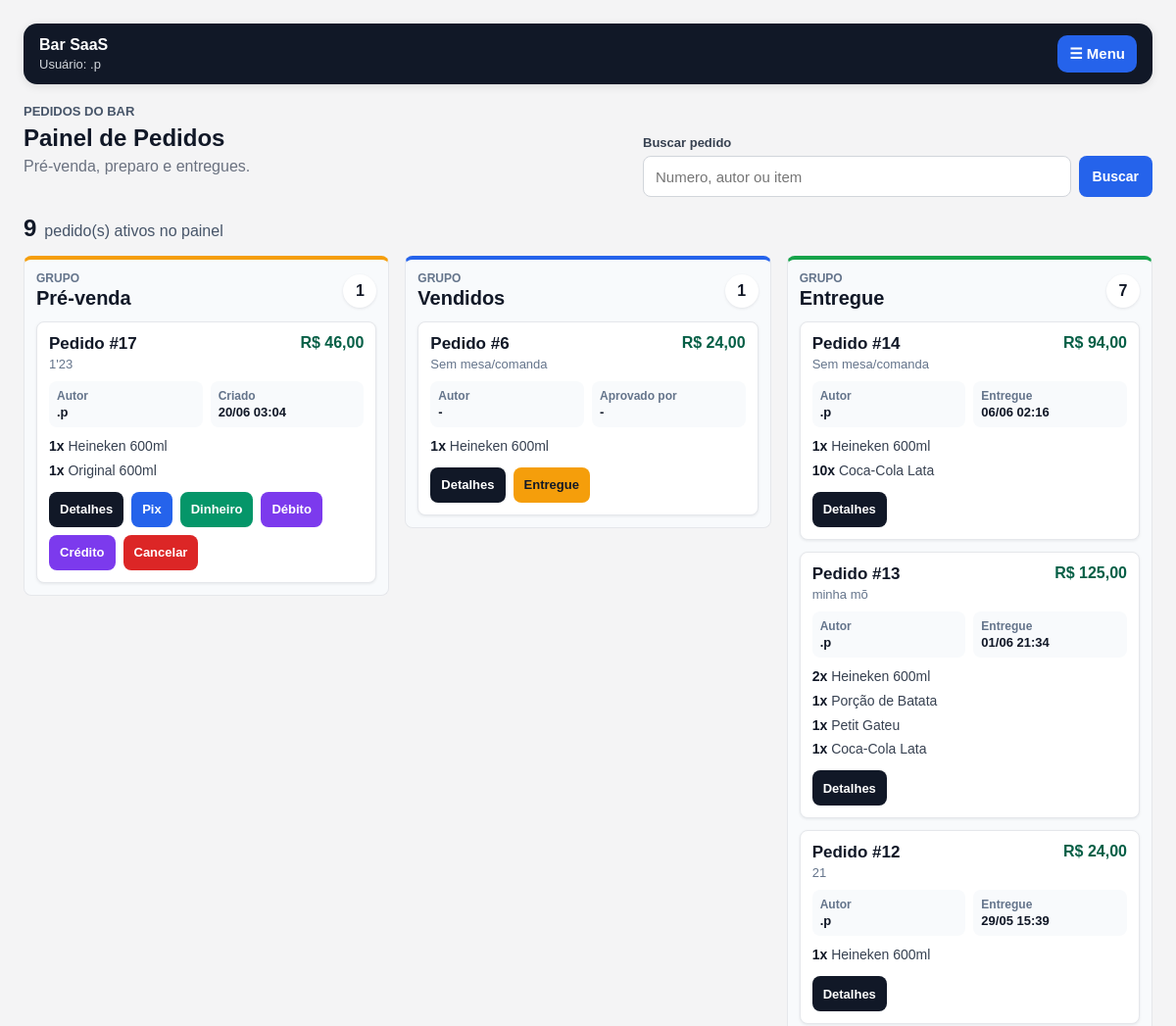
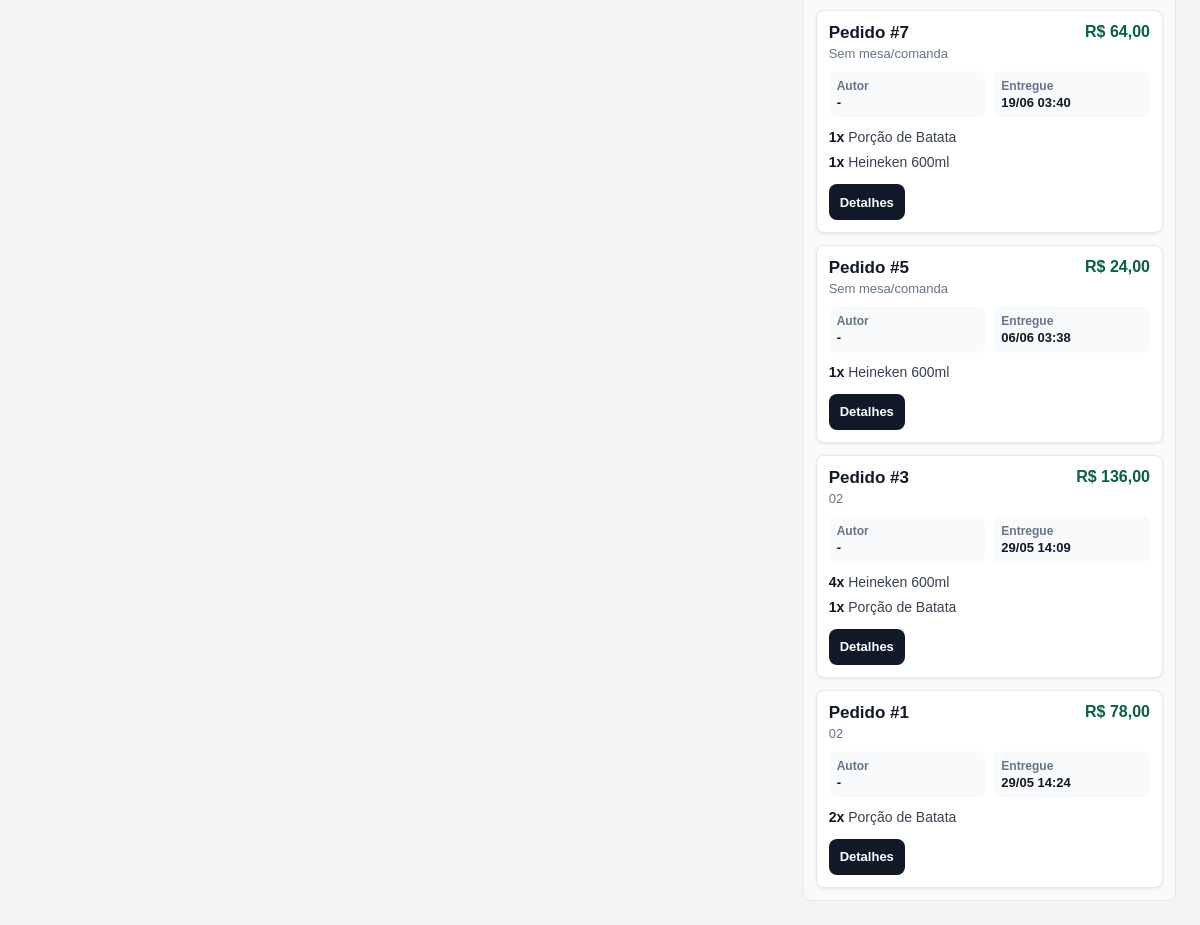
Page /pedidos/ (signed in) on the committed database (2 pictures, top to bottom).
### orders/models.py (models this page shows, shortened)
class Order(models.Model):
    STATUS_CHOICES = [
        ("pre_sale", "Pré-venda"),
        ("sold", "Vendido"),
        ("delivered", "Entregue"),
        ("cancelled", "Cancelado"),
        ("discarded", "Descartado"),
    ]
    company = models.ForeignKey(Company, on_delete=models.CASCADE)
    table_or_tab = models.CharField(
        max_length=50,
        blank=True,
        null=True,
        help_text="Mesa, comanda ou identificação do cliente.",
    )
    status = models.CharField(
        max_length=30,
        choices=STATUS_CHOICES,
        default="pre_sale",
    )
    total_amount = models.DecimalField(max_digits=10, decimal_places=2, default=0)
    created_by = models.ForeignKey(
        settings.AUTH_USER_MODEL,
        on_delete=models.SET_NULL,
        blank=True,
        null=True,
        related_name="created_orders",
    )
    approved_by = models.ForeignKey(
        settings.AUTH_USER_MODEL,
        on_delete=models.SET_NULL,
        blank=True,
        null=True,
        related_name="approved_orders",
    )
    approved_at = models.DateTimeField(blank=True, null=True)
    delivered_at = models.DateTimeField(blank=True, null=True)
    sale = models.OneToOneField(
        Sale,
        on_delete=models.SET_NULL,
        blank=True,
        null=True,
        related_name="order",
    )
    notes = models.TextField(blank=True, null=True)
    created_at = models.DateTimeField(auto_now_add=True)
    class Meta:
        verbose_name = "Pedido"
        verbose_name_plural = "Pedidos"
        ordering = ["-created_at"]

class OrderItem(models.Model):
    order = models.ForeignKey(Order, on_delete=models.CASCADE, related_name="items")
    company = models.ForeignKey(Company, on_delete=models.CASCADE)
    product = models.ForeignKey(Product, on_delete=models.PROTECT)
    quantity = models.DecimalField(max_digits=10, decimal_places=2, default=1)
    unit_price = models.DecimalField(max_digits=10, decimal_places=2, default=0)
    total_price = models.DecimalField(max_digits=10, decimal_places=2, default=0)
    notes = models.CharField(max_length=120, blank=True, null=True)
    created_at = models.DateTimeField(auto_now_add=True)
    class Meta:
        verbose_name = "Item do pedido"
        verbose_name_plural = "Itens do pedido"

### products/models.py (models this page shows, shortened)
class Product(models.Model):
    PRODUCT_TYPES = [
        ("sale", "Produto de venda"),
        ("internal_use", "Uso interno"),
        ("both", "Venda e uso interno"),
    ]
    company = models.ForeignKey(Company, on_delete=models.CASCADE)
    name = models.CharField(max_length=120)
    category = models.CharField(max_length=80, blank=True, null=True)
    product_type = models.CharField(max_length=30, choices=PRODUCT_TYPES, default="sale")
    unit = models.ForeignKey(Unit, on_delete=models.PROTECT)
    sale_price = models.DecimalField(
        max_digits=10,
        decimal_places=2,
        default=0,
        help_text="Preço cobrado por unidade vendida. Exemplo: R$ 28 por porção.",
    )
    active = models.BooleanField(default=True)
    minimum_quantity = models.DecimalField(
        max_digits=10,
        decimal_places=2,
        default=0,
        help_text="Quantidade mínima para alerta de estoque baixo.",
    )
    created_at = models.DateTimeField(auto_now_add=True)
    class Meta:
        verbose_name = "Produto"
        verbose_name_plural = "Produtos"
        ordering = ["name"]

### orders/views.py (the view, shortened to what this page needs)
# urls.py: path("pedidos/", views.orders_panel, name="orders_panel"),
@login_required
def orders_panel(request):
    if not can_view_orders_panel(request.user):
        messages.warning(request, "Você não tem permissão para ver o painel de pedidos.")
        return redirect("orders:pdv")
    company = get_user_company(request.user)
    search_query = request.GET.get("q", "").strip()
    orders = (
        Order.objects
        .filter(company=company, status__in=["pre_sale", "sold", "delivered"])
        .select_related("company", "created_by", "approved_by", "sale")
        .prefetch_related("items__product")
        .order_by("-created_at")
    )
    pre_sale_orders = orders.filter(status="pre_sale")
    preparing_orders = orders.filter(status="sold")
    delivered_orders = orders.filter(status="delivered")
    return render(
        request,
        "orders/orders_panel.html",
        {
            "search_query": search_query,
            "total_active_orders": orders.count(),
            "pre_sale_orders": pre_sale_orders,
            "pre_sale_count": pre_sale_orders.count(),
            "preparing_orders": preparing_orders,
            "preparing_count": preparing_orders.count(),
            "delivered_orders": delivered_orders,
            "delivered_count": delivered_orders.count(),
            "can_approve_order": can_approve_order(request.user),
            "can_mark_delivered": can_mark_delivered(request.user),
            "can_cancel_pre_sale": can_cancel_pre_sale(request.user),
            "can_cancel_paid_order": can_cancel_paid_order(request.user),
            "can_discard_paid_order": can_discard_paid_order(request.user),
        },
    )

### templates/orders/orders_panel.html (shortened to what this page needs)
{% extends 'base.html' %}
{% load static %}
{% block extra_css %}
    <link rel="stylesheet" href="{% static 'css/order_panel.css' %}">
{% endblock %}
{% block content %}
    <section class="panel-header">
        <div>
            <p class="eyebrow">Pedidos do bar</p>
            <h1>Painel de Pedidos</h1>
            <p class="subtitle">Pr&eacute;-venda, preparo e entregues.</p>
        </div>
        <form class="order-search" method="get">
            <label for="order-search-input">Buscar pedido</label>
            <div class="search-row">
                <input
                    id="order-search-input"
                    type="search"
                    name="q"
                    value="{{ search_query }}"
                    placeholder="Numero, autor ou item"
                    autocomplete="off"
                >
                <button type="submit">Buscar</button>
            </div>
        </form>
    </section>
    <div class="panel-summary">
        <strong>{{ total_active_orders }}</strong>
        <span>
            {% if search_query %}
                resultado(s) para "{{ search_query }}"
            {% else %}
                pedido(s) ativos no painel
            {% endif %}
        </span>
    </div>
    <div class="orders-board">
        <section class="order-column order-column-pre-sale" id="orders-pre-sale">
            <header class="column-header">
                <div>
                    <p>Grupo</p>
                    <h2>Pr&eacute;-venda</h2>
                </div>
                <span>{{ pre_sale_count }}</span>
            </header>
            <div class="order-list">
                {% for order in pre_sale_orders %}
                    <article class="order-card">
                        <header class="order-card-header">
                            <div>
                                <a class="order-number" href="{% url 'orders:order_detail' order.id %}">
                                    Pedido #{{ order.id }}
                                </a>
                                <p>{{ order.table_or_tab|default:"Sem mesa/comanda" }}</p>
                            </div>
                            <strong>R$ {{ order.total_amount|floatformat:2 }}</strong>
                        </header>
                        <dl class="order-meta">
                            <div>
                                <dt>Autor</dt>
                                <dd>{{ order.created_by|default:"-" }}</dd>
                            </div>
                            <div>
                                <dt>Criado</dt>
                                <dd>{{ order.created_at|date:"d/m H:i" }}</dd>
                            </div>
                        </dl>
                        <ul class="order-items">
                            {% for item in order.items.all %}
                                <li>
                                    <span>{{ item.quantity|floatformat:0 }}x</span>
                                    {{ item.product.name }}
                                </li>
                            {% empty %}
                                <li>Nenhum item.</li>
                            {% endfor %}
                        </ul>
                        <div class="order-actions">
                            <a class="action-button action-details" href="{% url 'orders:order_detail' order.id %}">
                                Detalhes
                            </a>
                            {% if can_approve_order %}
                                <form method="post" action="{% url 'orders:approve_order' order.id 'pix' %}">
                                    <button class="action-button action-pix" type="submit">Pix</button>
                                </form>
                                <form method="post" action="{% url 'orders:approve_order' order.id 'cash' %}">
                                    <button class="action-button action-cash" type="submit">Dinheiro</button>
                                </form>
                                <form method="post" action="{% url 'orders:approve_order' order.id 'debit' %}">
                                    <button class="action-button action-card" type="submit">D&eacute;bito</button>
                                </form>
                                <form method="post" action="{% url 'orders:approve_order' order.id 'credit' %}">
                                    <button class="action-button action-card" type="submit">Cr&eacute;dito</button>
                                </form>
                            {% endif %}
                            {% if can_cancel_pre_sale %}
                                <form method="post" action="{% url 'orders:cancel_order' order.id %}">
                                    <button class="action-button action-cancel" type="submit">Cancelar</button>
                                </form>
                            {% endif %}
                        </div>
                    </article>
                {% empty %}
                    <div class="empty-column">Nenhuma pr&eacute;-venda.</div>
                {% endfor %}
            </div>
        </section>
        <section class="order-column order-column-preparing" id="orders-preparing">
            <header class="column-header">
                <div>
                    <p>Grupo</p>
                    <h2>Vendidos</h2>
                </div>
                <span>{{ preparing_count }}</span>
            </header>
            <div class="order-list">
                {% for order in preparing_orders %}
                    <article class="order-card">
                        <header class="order-card-header">
                            <div>
                                <a class="order-number" href="{% url 'orders:order_detail' order.id %}">
                                    Pedido #{{ order.id }}
                                </a>
                                <p>{{ order.table_or_tab|default:"Sem mesa/comanda" }}</p>
                            </div>
                            <strong>R$ {{ order.total_amount|floatformat:2 }}</strong>
                        </header>
                        <dl class="order-meta">
                            <div>
                                <dt>Autor</dt>
                                <dd>{{ order.created_by|default:"-" }}</dd>
                            </div>
                            <div>
                                <dt>Aprovado por</dt>
                                <dd>{{ order.approved_by|default:"-" }}</dd>
                            </div>
                        </dl>
                        <ul class="order-items">
                            {% for item in order.items.all %}
                                <li>
                                    <span>{{ item.quantity|floatformat:0 }}x</span>
                                    {{ item.product.name }}
                                </li>
                            {% empty %}
                                <li>Nenhum item.</li>
                            {% endfor %}
                        </ul>
                        <div class="order-actions">
                            <a class="action-button action-details" href="{% url 'orders:order_detail' order.id %}">
                                Detalhes
                            </a>
                            {% if can_mark_delivered %}
                                <form method="post" action="{% url 'orders:mark_order_delivered' order.id %}">
                                    <button class="action-button action-deliver" type="submit">Entregue</button>
                                </form>
                            {% endif %}
                        </div>
                    </article>
                {% empty %}
                    <div class="empty-column">Nenhum pedido em preparo.</div>
                {% endfor %}
            </div>
        </section>
        <section class="order-column order-column-delivered" id="orders-delivered">
            <header class="column-header">
                <div>
                    <p>Grupo</p>
                    <h2>Entregue</h2>
                </div>
                <span>{{ delivered_count }}</span>
            </header>
            <div class="order-list">
                {% for order in delivered_orders %}
                    <article class="order-card">
                        <header class="order-card-header">
                            <div>
                                <a class="order-number" href="{% url 'orders:order_detail' order.id %}">
                                    Pedido #{{ order.id }}
                                </a>
                                <p>{{ order.table_or_tab|default:"Sem mesa/comanda" }}</p>
                            </div>
                            <strong>R$ {{ order.total_amount|floatformat:2 }}</strong>
                        </header>
                        <dl class="order-meta">
                            <div>
                                <dt>Autor</dt>
                                <dd>{{ order.created_by|default:"-" }}</dd>
                            </div>
                            <div>
                                <dt>Entregue</dt>
                                <dd>{{ order.delivered_at|date:"d/m H:i"|default:"-" }}</dd>
                            </div>
                        </dl>
                        <ul class="order-items">
                            {% for item in order.items.all %}
                                <li>
                                    <span>{{ item.quantity|floatformat:0 }}x</span>
                                    {{ item.product.name }}
                                </li>
                            {% empty %}
                                <li>Nenhum item.</li>
                            {% endfor %}
                        </ul>
                        <div class="order-actions">
                            <a class="action-button action-details" href="{% url 'orders:order_detail' order.id %}">
                                Detalhes
                            </a>
                        </div>
                    </article>
                {% empty %}
                    <div class="empty-column">Nenhum pedido entregue.</div>
                {% endfor %}
            </div>
        </section>
    </div>
{% endblock %}

### templates/includes/main_menu.html (shortened to what this page needs)
<div class="app-topbar">
    <div>
        <div class="app-brand">Bar SaaS</div>
        {% if menu_permissions.is_authenticated %}
            <div class="app-user">
                Usuário: {{ menu_permissions.username }}
            </div>
        {% endif %}
    </div>
    <button type="button" class="menu-button" onclick="toggleMainMenu()">
        ☰ Menu
    </button>
</div>

### rows in the picture
Order: id "17", table_or_tab "1'23", total_amount "46,00", created_by ".p", created_at "20/06 03:04"
OrderItem: quantity "1", product.name "Heineken 600ml"
OrderItem: quantity "1", product.name "Original 600ml"
Order: id "6", table_or_tab "Sem mesa/comanda", total_amount "24,00", created_by "-", approved_by "-"
OrderItem: quantity "1", product.name "Heineken 600ml"
Order: id "14", table_or_tab "Sem mesa/comanda", total_amount "94,00", created_by ".p", delivered_at "06/06 02:16"
OrderItem: quantity "1", product.name "Heineken 600ml"
OrderItem: quantity "10", product.name "Coca-Cola Lata"
Order: id "13", table_or_tab "minha mõ", total_amount "125,00", created_by ".p", delivered_at "01/06 21:34"
OrderItem: quantity "2", product.name "Heineken 600ml"
OrderItem: quantity "1", product.name "Porção de Batata"
OrderItem: quantity "1", product.name "Petit Gateu"
OrderItem: quantity "1", product.name "Coca-Cola Lata"
Order: id "12", table_or_tab "21", total_amount "24,00", created_by ".p", delivered_at "29/05 15:39"
OrderItem: quantity "1", product.name "Heineken 600ml"
Order: id "7", table_or_tab "Sem mesa/comanda", total_amount "64,00", created_by "-", delivered_at "19/06 03:40"
OrderItem: quantity "1", product.name "Porção de Batata"
OrderItem: quantity "1", product.name "Heineken 600ml"
Order: id "5", table_or_tab "Sem mesa/comanda", total_amount "24,00", created_by "-", delivered_at "06/06 03:38"
OrderItem: quantity "1", product.name "Heineken 600ml"
Order: id "3", table_or_tab "02", total_amount "136,00", created_by "-", delivered_at "29/05 14:09"
OrderItem: quantity "4", product.name "Heineken 600ml"
OrderItem: quantity "1", product.name "Porção de Batata"
Order: id "1", table_or_tab "02", total_amount "78,00", created_by "-", delivered_at "29/05 14:24"
OrderItem: quantity "2", product.name "Porção de Batata"

### other values in the picture
{{ menu_permissions.username }} ".p"
{{ total_active_orders }} "9"
{{ pre_sale_count }} "1"
{{ preparing_count }} "1"
{{ delivered_count }} "7"
